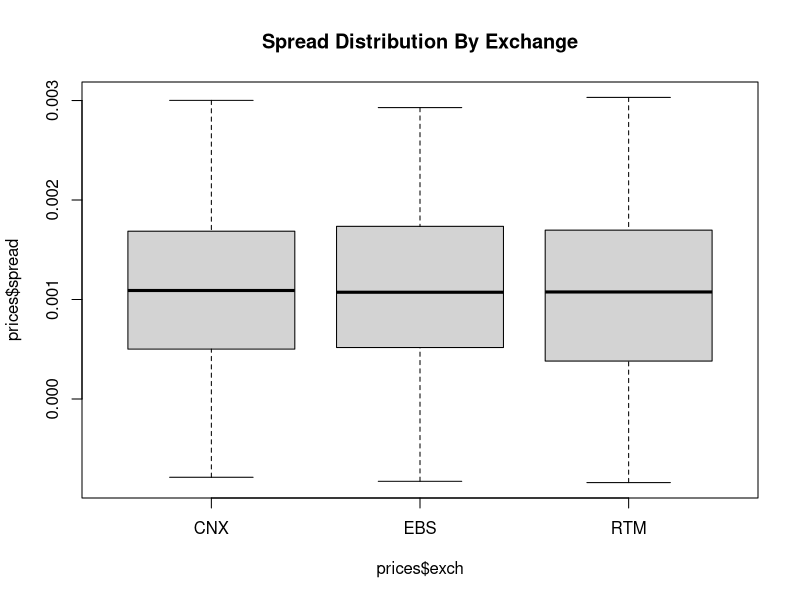
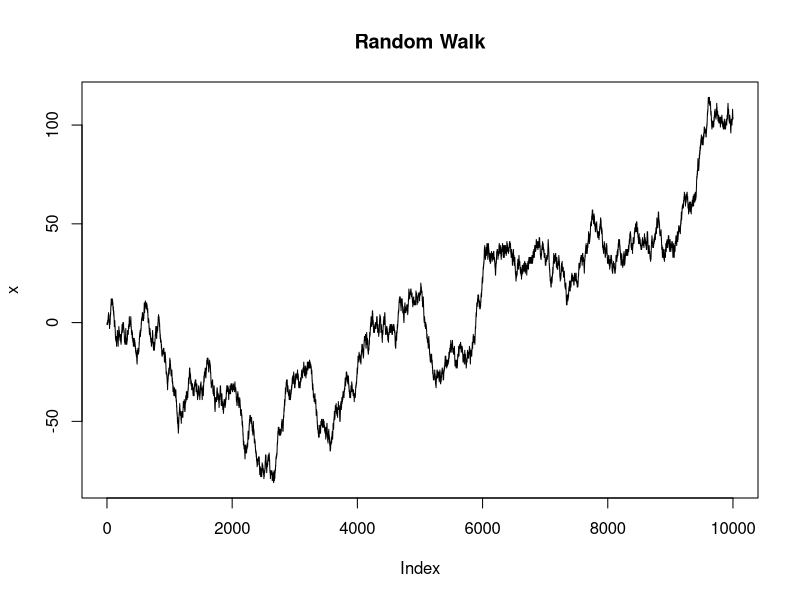
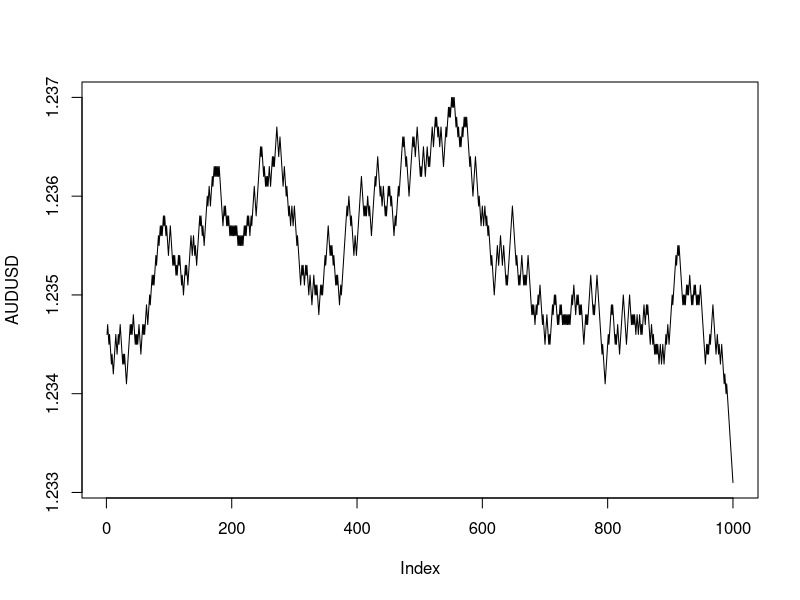
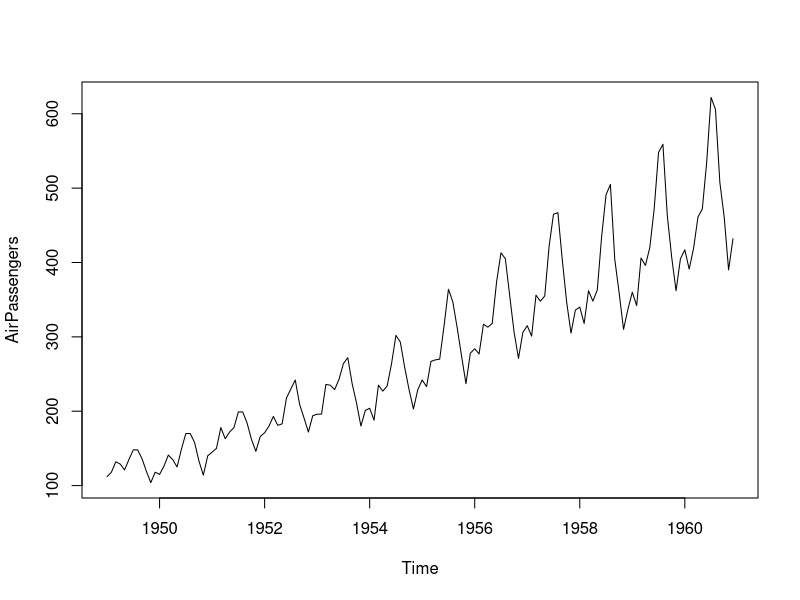
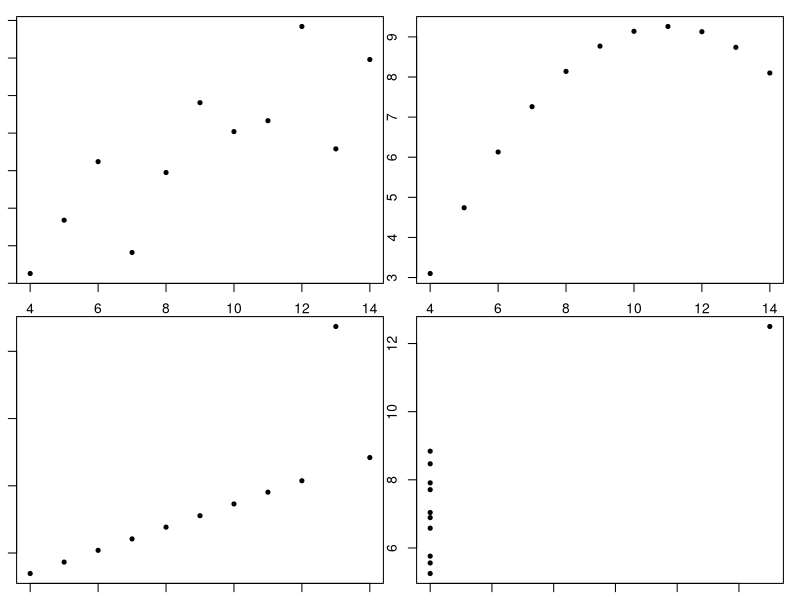

Recreate these plots in R, in order.
## ---- chunk 1
options("digits"=5)
options("digits.secs"=3)
 
## ---- chunk 2
x <- 1
class(x)
 
y <- "Hello World"
class(y)
 
z <- TRUE
class(z)
 
as.integer(z)
## ---- chunk 3
x <- c(1,2,3)
x
x <- 1:3
x[1]
x[0]
x[-1]
## ---- chunk 4
rep(0, 5)
seq(1,10)
seq(1,2,.1)
seq(1,2,length.out=6)
## ---- chunk 5
x <- c(1, 3, 4, 10, 15, 20, 50, 1, 6)
x > 10
which(x > 10)
x[x>10]
x[!x>10]
x[x<=10]
x[x>10 & x<30]
## ---- chunk 6
square <- function(x) x^2
square(2)
 
pow <- function(x, p=2) x^p
pow(10)
pow(10,3)
pow(p=3,10)
 
## ---- chunk 7
g <- function(x, f) f(x)
g(10, square)
 
h <- function(x,f,...) f(x,...)
h(10, pow, 3)
## ---- chunk 8
mult <- function(x,y) {  
 z <- numeric(length(x))
 for (i in 1:length(x)) {
    z[i] <- x[i] * y[i]
 }
 z
}
 
mult(1:10,1:10)
## ---- chunk 9
1:10 * 1:10
## ---- chunk 10
1:10 * 1:2
## ---- chunk 11
# Normal variates, mean=0, sd=1
rnorm(10)
rnorm(10, mean=100, sd=5)
## ---- chunk 12
d <- data.frame(x=1:6, y="AUDUSD", z=c("one","two"))
d
## ---- chunk 13
# First row
d[1,]
 
# First column
d[,1]
 
# First and third cols, first two rows
d[1:2,c(1,3)]
## ---- chunk 14
 
generateData <- function(N) data.frame(time=Sys.time()+1:N, 
  sym="AUDUSD", 
  bid=rep(1.2345,N)+runif(min=-.0010,max=.0010,N),
  ask=rep(1.2356,N)+runif(min=-.0010,max=.0010,N),
  exch=sample(c("EBS","RTM","CNX"),N, replace=TRUE)) 
 
prices <- generateData(50)
head(prices, 5)
## ---- chunk 15
prices$spread <- prices$ask-prices$bid
prices$mid <- (prices$bid + prices$ask) * 0.5
head(prices)
## ---- chunk 16
names(prices)
 
table(prices$exch)
 
summary(prices$mid)
## ---- chunk 17
sapply(prices,class)
## ---- chunk 18
tapply(prices$spread, prices$exch, mean)
## ---- chunk 19
tapply(prices$mid, prices$exch, function(x) diff(log(x)))
## ---- chunk 20
aggregate(prices[,c("bid","ask")], 
  by=list(bucket=cut(prices$time, "10 sec")), mean)
## ---- chunk 21
aggregate(prices[,c("bid","ask")], 
          by=list(bucket=cut(prices$time, "10 sec")), 
          function(x) c(min=min(x),max=max(x)))
## ---- chunk 22
prices <- generateData(2000)
prices$spread <- prices$ask-prices$bid
boxplot(prices$spread ~ prices$exch, main="Spread Distribution By Exchange")
## ---- chunk 23
add <- function(x) { 
 function(y) x + y
}
 
increment <- add(1)
increment(2)
## ---- chunk 24
`+`(2,3)
(`*` (2, (`+`(2,3))))
codetools::showTree(quote(2*(2+3)))
## ---- chunk 25
`(`
(1+2)
`(` <- function(x) 42
(1+2)
rm("(")
## ---- chunk 26
mad
## ---- chunk 27
choose(10,3)*(.5)^3*(.5)^7
## ---- chunk 28
 dbinom(prob=0.5, size=10, x=3)
## ---- chunk 29
sum(replicate(100000,sum(rbinom(prob=1/2, size=10, 1))==3))/100000
## ---- chunk 30
x<-(cumsum(ifelse(rbinom(prob=0.5, size=1, 10000)==0,-1,1)))
plot(x, type='l', main='Random Walk')
## ---- chunk 31
randomWalk <-function(N)(cumsum(ifelse(rbinom(prob=0.5, size=1, N)==0,-1,1)))
AUDUSD <- 1.2345 + randomWalk(1000)*.0001
plot(AUDUSD, type='l')
## ---- chunk 32
plot(AirPassengers)
## ---- chunk 33
op <- par(mfrow=c(2,2),mar=rep(1,4))
with(anscombe,{plot(x1,y1,pch=20);plot(x2,y2,pch=20);
               plot(x3,y3,pch=20);plot(x4,y4,pch=20)})
par(op)
